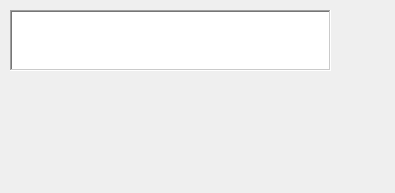
<?xml version="1.0" encoding="UTF-8"?>
<ui version="4.0">
 <class>Dialog</class>
 <widget class="QDialog" name="Dialog">
  <property name="geometry">
   <rect>
    <x>0</x>
    <y>0</y>
    <width>395</width>
    <height>193</height>
   </rect>
  </property>
  <property name="sizePolicy">
   <sizepolicy hsizetype="Fixed" vsizetype="Fixed">
    <horstretch>0</horstretch>
    <verstretch>0</verstretch>
   </sizepolicy>
  </property>
  <widget class="QTextEdit" name="textEdit">
   <property name="geometry">
    <rect>
     <x>10</x>
     <y>10</y>
     <width>321</width>
     <height>61</height>
    </rect>
   </property>
   <property name="frameShape">
    <enum>QFrame::WinPanel</enum>
   </property>
   <property name="html">
    <string>&lt;!DOCTYPE HTML PUBLIC &quot;-//W3C//DTD HTML 4.0//EN&quot; &quot;http://www.w3.org/TR/REC-html40/strict.dtd&quot;&gt;
&lt;html&gt;&lt;head&gt;&lt;meta name=&quot;qrichtext&quot; content=&quot;1&quot; /&gt;&lt;style type=&quot;text/css&quot;&gt;
p, li { white-space: pre-wrap; }
&lt;/style&gt;&lt;/head&gt;&lt;body style=&quot; font-family:'MS Shell Dlg 2'; font-size:8.25pt; font-weight:400; font-style:normal;&quot;&gt;
&lt;p style=&quot;-qt-paragraph-type:empty; margin-top:0px; margin-bottom:0px; margin-left:0px; margin-right:0px; -qt-block-indent:0; text-indent:0px;&quot;&gt;&lt;br /&gt;&lt;/p&gt;&lt;/body&gt;&lt;/html&gt;</string>
   </property>
  </widget>
  <widget class="QPushButton" name="pushButton">
   <property name="geometry">
    <rect>
     <x>10</x>
     <y>80</y>
     <width>75</width>
     <height>23</height>
    </rect>
   </property>
   <property name="cursor">
    <cursorShape>PointingHandCursor</cursorShape>
   </property>
   <property name="text">
    <string/>
   </property>
   <property name="icon">
    <iconset>
     <normaloff>../../Google Drive/Trust eat!/PycharmProject/TrustEat/assets/img/add.ico</normaloff>
     <disabledon>../../Google Drive/Trust eat!/PycharmProject/TrustEat/assets/img/add.ico</disabledon>../../Google Drive/Trust eat!/PycharmProject/TrustEat/assets/img/add.ico</iconset>
   </property>
   <property name="default">
    <bool>false</bool>
   </property>
   <property name="flat">
    <bool>true</bool>
   </property>
  </widget>
 </widget>
 <resources/>
 <connections/>
</ui>
